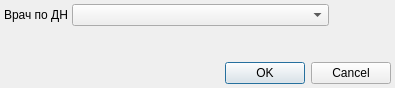
<?xml version="1.0" encoding="UTF-8"?>
<ui version="4.0">
 <class>ChangeDispanserPerson</class>
 <widget class="QDialog" name="ChangeDispanserPerson">
  <property name="geometry">
   <rect>
    <x>0</x>
    <y>0</y>
    <width>395</width>
    <height>88</height>
   </rect>
  </property>
  <property name="windowTitle">
   <string>Изменение врача по ДН</string>
  </property>
  <layout class="QGridLayout" name="gridLayout" columnstretch="0,1,0">
   <property name="margin">
    <number>4</number>
   </property>
   <property name="spacing">
    <number>4</number>
   </property>
   <item row="0" column="0">
    <widget class="QLabel" name="lblPerson">
     <property name="text">
      <string>Врач по ДН</string>
     </property>
    </widget>
   </item>
   <item row="0" column="1">
    <widget class="CPersonComboBoxEx" name="cmbPerson"/>
   </item>
   <item row="0" column="2">
    <spacer name="horizontalSpacer">
     <property name="orientation">
      <enum>Qt::Horizontal</enum>
     </property>
     <property name="sizeHint" stdset="0">
      <size>
       <width>58</width>
       <height>20</height>
      </size>
     </property>
    </spacer>
   </item>
   <item row="1" column="2">
    <spacer name="verticalSpacer">
     <property name="orientation">
      <enum>Qt::Vertical</enum>
     </property>
     <property name="sizeHint" stdset="0">
      <size>
       <width>20</width>
       <height>40</height>
      </size>
     </property>
    </spacer>
   </item>
   <item row="2" column="1" colspan="2">
    <widget class="QDialogButtonBox" name="buttonBox">
     <property name="orientation">
      <enum>Qt::Horizontal</enum>
     </property>
     <property name="standardButtons">
      <set>QDialogButtonBox::Cancel|QDialogButtonBox::Ok</set>
     </property>
    </widget>
   </item>
  </layout>
 </widget>
 <customwidgets>
  <customwidget>
   <class>CPersonComboBoxEx</class>
   <extends>QComboBox</extends>
   <header>Orgs/PersonComboBoxEx.h</header>
  </customwidget>
 </customwidgets>
 <resources/>
 <connections>
  <connection>
   <sender>buttonBox</sender>
   <signal>accepted()</signal>
   <receiver>ChangeDispanserPerson</receiver>
   <slot>accept()</slot>
   <hints>
    <hint type="sourcelabel">
     <x>248</x>
     <y>254</y>
    </hint>
    <hint type="destinationlabel">
     <x>157</x>
     <y>274</y>
    </hint>
   </hints>
  </connection>
  <connection>
   <sender>buttonBox</sender>
   <signal>rejected()</signal>
   <receiver>ChangeDispanserPerson</receiver>
   <slot>reject()</slot>
   <hints>
    <hint type="sourcelabel">
     <x>316</x>
     <y>260</y>
    </hint>
    <hint type="destinationlabel">
     <x>286</x>
     <y>274</y>
    </hint>
   </hints>
  </connection>
 </connections>
</ui>
